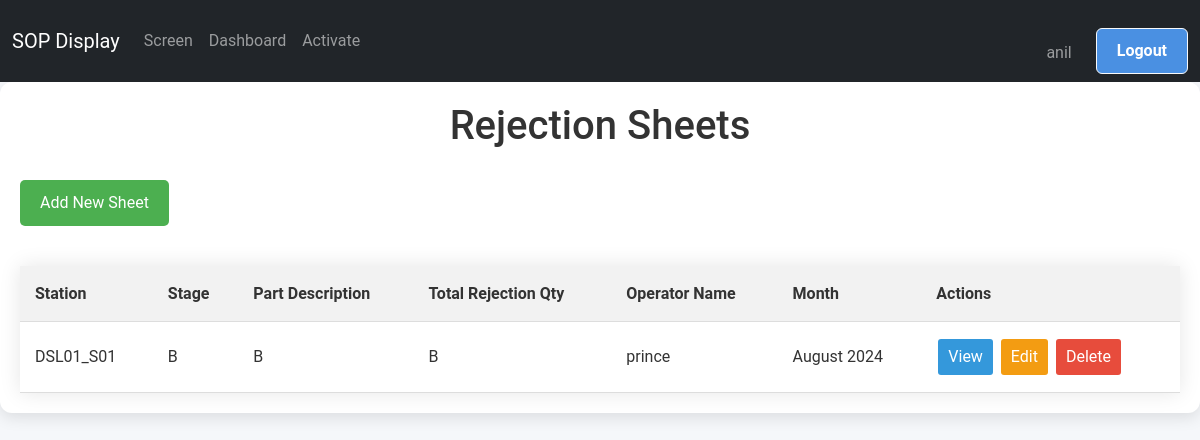
/screen/rejection/list/ (signed in), run on the app's committed database.
### screen_app/models.py (models this page shows, shortened)
class RejectionSheet(models.Model):
    STAGE_CHOICES = [
        ('A', 'A'),
        ('B', 'B'),
        ('C','C')
    ]
    TICK_CHOICES = [
        ('✔', 'OK'),
        ('✘', 'Not OK'),
        ('', 'Not Checked')
    ]
    station = models.CharField(max_length=100, choices=STATION_CHOICES, default='DSL01_S01')
    month = models.DateField(default=timezone.now,blank=True)
    date=models.DateField(default=timezone.now,blank=True)
    stage = models.CharField(max_length=7, choices=STAGE_CHOICES)
    part_description = models.CharField(max_length=15,choices=STAGE_CHOICES)
    opening_balance = models.IntegerField(validators=[MinValueValidator(0)])
    receive_from_rework = models.IntegerField(validators=[MinValueValidator(0)])
    total_pass_qty = models.IntegerField(validators=[MinValueValidator(0)])
    total_rejection_qty = models.IntegerField(validators=[MinValueValidator(0)])
    closing_balance = models.IntegerField(validators=[MinValueValidator(0)])
    operator_name = models.ForeignKey(User, on_delete=models.CASCADE, blank=True, null=True)
    operator_signature = models.CharField(max_length=1, choices=TICK_CHOICES, default='✔',blank=True)
    verified_by = models.CharField(max_length=1, choices=TICK_CHOICES, default='✘',blank=True)
    class Meta:
        verbose_name = "Rejection Sheet"
        verbose_name_plural = "Rejection Sheets"
        unique_together = ['month', 'stage', 'part_description']

### screen_app/views.py (the view)
# urls.py: path('rejection/list/', ListRejectionSheetView.as_view(), name='list_rejection_sheets'),
@method_decorator(staff_member_required, name='dispatch')
class ListRejectionSheetView(ListView):
    model = RejectionSheet
    template_name = 'Rejection_records/list_rejection_sheets.html'
    context_object_name = 'sheets'
    ordering = ['-month', '-date']

### screen_app/templates/Rejection_records/list_rejection_sheets.html (shortened to what this page needs)
{% extends "base.html" %}  {% block content %}
<div class="container">
  <h1>Rejection Sheets</h1>
  <a href="{% url 'add_rejection_sheet' %}" class="add-new-btn"
    >Add New Sheet</a
  >
  {% if sheets %}
  <table>
    <thead>
      <tr>
        <th>Station</th>
        <th>Stage</th>
        <th>Part Description</th>
        <th>Total Rejection Qty</th>
        <th>Operator Name</th>
        <th>Month</th>
        <th>Actions</th>
      </tr>
    </thead>
    <tbody>
      {% for sheet in sheets %}
      <tr>
        <td>{{ sheet.station }}</td>
        <td>{{ sheet.get_stage_display }}</td>
        <td>{{ sheet.get_part_description_display }}</td>
        <td>{{ sheet.get_part_description_display }}</td>
        <td>{{ sheet.operator_name }}</td>
        <td>{{ sheet.month|date:"F Y" }}</td>
        <td>
          <a
            href="{% url 'rejection_sheet_detail' sheet.pk %}"
            class="action-btn view-btn"
            >View</a
          >
          <a
            href="{% url 'update_rejection_sheet' sheet.pk %}"
            class="action-btn edit-btn"
            >Edit</a
          >
          <a
            href="{% url 'delete_rejection_sheet' sheet.pk %}"
            class="action-btn delete-btn"
            >Delete</a
          >
        </td>
      </tr>
      {% endfor %}
    </tbody>
  </table>
  {% else %}
  <p class="no-records">No rejection sheets found.</p>
  {% endif %}
</div>
{% endblock content %}

### templates/base.html (shortened to what this page needs)
{% load static %}
<!DOCTYPE html>
<html lang="en">
  <head>
    <link rel="stylesheet" href="{% static 'css/bootstrap.css' %}" />
  </head>
  <body>
    <nav class="navbar navbar-expand-lg navbar-dark bg-dark" id="mainNavbar">
      <div class="container-fluid">
        <a class="navbar-brand" href="/">SOP Display</a>
        <div class="collapse navbar-collapse" id="navbarContent">
          <ul class="navbar-nav me-auto mb-2 mb-lg-0">
            <li class="nav-item">
              <a
                class="nav-link {% if request.resolver_match.url_name == 'display_screen_content' %}active{% endif %}"
                href="{% url 'display_screen_content' %}"
                >Screen</a
              >
            </li>
            {% if user.is_authenticated %}
            <li class="nav-item">
              <a
                class="nav-link {% if request.resolver_match.url_name == 'dashboard' %}active{% endif %}"
                href="{% url 'dashboard' %}"
                >Dashboard</a
              >
            </li>
            {% if user.is_staff %}
            <li class="nav-item">
              <a
                class="nav-link {% if request.resolver_match.url_name == 'activate_product' %}active{% endif %}"
                href="{% url 'activate_product' %}"
                >Activate</a
              >
            </li>
            {% endif %} {% endif %}
          </ul>
          <ul class="navbar-nav ">
            {% if user.is_authenticated %}
            <li class="nav-item mt-4">
              <span class=" nav-link  me-3">{{ user.username }}</span>
            </li>
            <li class="nav-item">
              <form method="post" action="{% url 'logout' %}">
                <button class="btn btn-outline-light" type="submit">
                  Logout
                </button>
              </form>
            </li>
            {% endif %}
          </ul>
        </div>
      </div>
    </nav>
    {% block content %} {% endblock content %}
  </body>
</html>

### templates/base.html (style rules this page uses)
html, body { height: 100%; margin: 0; padding: 0; overflow-x: hidden; }
body { padding-top: 0px; }
.navbar { transition: transform 0.3s ease; }
body { scrollbar-width: none; -ms-overflow-style: none; }
:root { --primary-color: #4a90e2; --secondary-color: #f5f7fa; --text-color: #333; --border-color: #e0e0e0; }
body { font-family: "Roboto", Arial, sans-serif; background-color: var(--secondary-color); color: var(--text-color); line-height: 1.6; margin: 0; padding: 0; }
.container { max-width: 1200px; margin: 40px auto; padding: 30px; background-color: #ffffff; border-radius: 12px; box-shadow: 0 5px 15px rgba(0, 0, 0, 0.1); }
h1 { color: var(--primary-color); font-size: 2.5em; text-align: center; margin-bottom: 30px; }
.btn { display: inline-block; background-color: var(--primary-color); color: white; padding: 10px 20px; text-decoration: none; border-radius: 6px; font-weight: bold; transition: background-color 0.3s ease; }
form { margin-top: 20px; }
form button { background-color: var(--primary-color); color: white; border: none; padding: 12px 24px; font-size: 18px; border-radius: 6px; cursor: pointer; transition: background-color 0.3s ease; }

### screen_app/templates/Rejection_records/list_rejection_sheets.html (style rules this page uses)
.container { max-width: 1200px; margin: 0 auto; padding: 20px; }
h1 { color: #333; text-align: center; margin-bottom: 30px; }
.add-new-btn { display: inline-block; background-color: #4caf50; color: white; padding: 10px 20px; text-decoration: none; border-radius: 5px; margin-bottom: 20px; transition: background-color 0.3s; }
table { width: 100%; border-collapse: collapse; margin-top: 20px; box-shadow: 0 0 20px rgba(0, 0, 0, 0.1); }
th, td { padding: 15px; text-align: left; border-bottom: 1px solid #ddd; }
th { background-color: #f2f2f2; font-weight: bold; color: #333; }
.action-btn { display: inline-block; padding: 5px 10px; margin: 2px; text-decoration: none; color: white; border-radius: 3px; transition: background-color 0.3s; }
.view-btn { background-color: #3498db; }
.edit-btn { background-color: #f39c12; }
.delete-btn { background-color: #e74c3c; }

### data on the page
RejectionSheet: station "DSL01_S01", stage "B", part_description "B", operator_name "prince", month "August 2024"

### other printed values
{{ user.username }} "anil"
